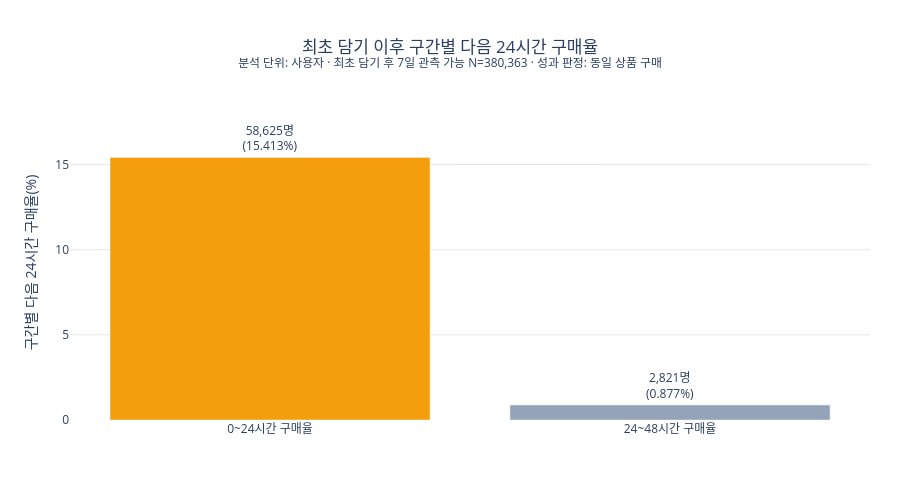

The code cell stored with this chart in its notebook:
### Code cell
rate_chart = first_two_rates.copy()
rate_chart['표시 라벨'] = rate_chart.apply(lambda row:f"{int(row['다음24시간_구매_사용자수']):,}명<br>({row['구간별 다음 24시간 구매율(%)']:.3f}%)",axis=1)
fig = go.Figure(go.Bar(
    x=rate_chart['표시 지표'],y=rate_chart['구간별 다음 24시간 구매율(%)'],text=rate_chart['표시 라벨'],textposition='outside',cliponaxis=False,
    marker_color=[COLORS['cart'],COLORS['neutral']],customdata=rate_chart[['구간시작_미구매_사용자수']],
    hovertemplate='%{x}<br>구간 시작 미구매 N=%{customdata[0]:,}명<br>다음 24시간 구매율=%{y:.3f}%<extra></extra>',
))
fig.update_layout(
    title=dict(text=f'최초 담기 이후 구간별 다음 24시간 구매율<br><sup>분석 단위: 사용자 · 최초 담기 후 7일 관측 가능 N={first_cart_7day_observable_n:,} · 성과 판정: 동일 상품 구매</sup>',x=0.5),
    xaxis_title=None,yaxis_title='구간별 다음 24시간 구매율(%)',
    # 막대 바깥 레이블 2줄이 잘리지 않도록 축 상단에 여유를 둔다.
    yaxis=dict(gridcolor='#E5E7EB',range=[0,rate_chart['구간별 다음 24시간 구매율(%)'].max()*1.20]),
    paper_bgcolor='white',plot_bgcolor='white',height=480,margin=dict(l=70,r=30,t=105,b=60),
)
fig.show()

### Figure 1 — Plotly figure (JSON) as saved in the notebook; plotly's stock layout.template omitted (floating-point values rounded to 4 significant figures)
{"data": [{"cliponaxis": false, "customdata": [[380363], [321738]], "hovertemplate": "%{x}<br>구간 시작 미구매 N=%{customdata[0]:,}명<br>다음 24시간 구매율=%{y:.3f}%<extra></extra>", "marker": {"color": ["#F59E0B", "#94A3B8"]}, "text": ["58,625명<br>(15.413%)", "2,821명<br>(0.877%)"], "textposition": "outside", "type": "bar", "x": ["0~24시간 구매율", "24~48시간 구매율"], "y": [15.41, 0.8768]}], "layout": {"height": 480, "margin": {"b": 60, "l": 70, "r": 30, "t": 105}, "paper_bgcolor": "white", "plot_bgcolor": "white", "title": {"text": "최초 담기 이후 구간별 다음 24시간 구매율<br><sup>분석 단위: 사용자 · 최초 담기 후 7일 관측 가능 N=380,363 · 성과 판정: 동일 상품 구매</sup>", "x": 0.5}, "xaxis": {"title": {}}, "yaxis": {"gridcolor": "#E5E7EB", "range": [0, 18.5], "title": {"text": "구간별 다음 24시간 구매율(%)"}}}}
